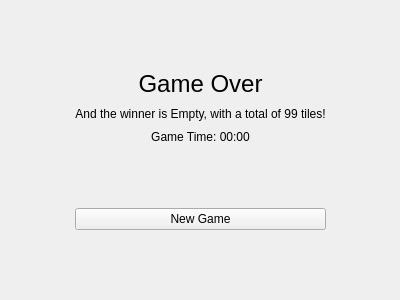
<?xml version="1.0" encoding="UTF-8"?>
<ui version="4.0">
 <class>GameOverScreen</class>
 <widget class="QWidget" name="GameOverScreen">
  <property name="geometry">
   <rect>
    <x>0</x>
    <y>0</y>
    <width>400</width>
    <height>300</height>
   </rect>
  </property>
  <property name="windowTitle">
   <string>Form</string>
  </property>
  <layout class="QGridLayout" name="gridLayout">
   <item row="1" column="1">
    <widget class="QLabel" name="label">
     <property name="font">
      <font>
       <pointsize>18</pointsize>
      </font>
     </property>
     <property name="text">
      <string>Game Over</string>
     </property>
     <property name="alignment">
      <set>Qt::AlignCenter</set>
     </property>
    </widget>
   </item>
   <item row="5" column="1">
    <widget class="QPushButton" name="pushButton">
     <property name="sizePolicy">
      <sizepolicy hsizetype="Minimum" vsizetype="Fixed">
       <horstretch>0</horstretch>
       <verstretch>0</verstretch>
      </sizepolicy>
     </property>
     <property name="text">
      <string>New Game</string>
     </property>
     <property name="icon">
      <iconset theme="go-next"/>
     </property>
    </widget>
   </item>
   <item row="3" column="1">
    <widget class="QLabel" name="gameTimeLabel">
     <property name="text">
      <string>Game Time: 00:00</string>
     </property>
     <property name="alignment">
      <set>Qt::AlignCenter</set>
     </property>
    </widget>
   </item>
   <item row="6" column="1">
    <spacer name="verticalSpacer_2">
     <property name="orientation">
      <enum>Qt::Vertical</enum>
     </property>
     <property name="sizeHint" stdset="0">
      <size>
       <width>20</width>
       <height>47</height>
      </size>
     </property>
    </spacer>
   </item>
   <item row="2" column="0">
    <spacer name="horizontalSpacer">
     <property name="orientation">
      <enum>Qt::Horizontal</enum>
     </property>
     <property name="sizeHint" stdset="0">
      <size>
       <width>30</width>
       <height>20</height>
      </size>
     </property>
    </spacer>
   </item>
   <item row="2" column="2">
    <spacer name="horizontalSpacer_2">
     <property name="orientation">
      <enum>Qt::Horizontal</enum>
     </property>
     <property name="sizeHint" stdset="0">
      <size>
       <width>30</width>
       <height>20</height>
      </size>
     </property>
    </spacer>
   </item>
   <item row="0" column="1">
    <spacer name="verticalSpacer">
     <property name="orientation">
      <enum>Qt::Vertical</enum>
     </property>
     <property name="sizeHint" stdset="0">
      <size>
       <width>20</width>
       <height>47</height>
      </size>
     </property>
    </spacer>
   </item>
   <item row="2" column="1">
    <widget class="QLabel" name="winningLabel">
     <property name="text">
      <string>And the winner is Empty, with a total of 99 tiles!</string>
     </property>
     <property name="alignment">
      <set>Qt::AlignCenter</set>
     </property>
    </widget>
   </item>
   <item row="4" column="1">
    <spacer name="verticalSpacer_3">
     <property name="orientation">
      <enum>Qt::Vertical</enum>
     </property>
     <property name="sizeHint" stdset="0">
      <size>
       <width>20</width>
       <height>40</height>
      </size>
     </property>
    </spacer>
   </item>
  </layout>
 </widget>
 <resources/>
 <connections/>
</ui>
